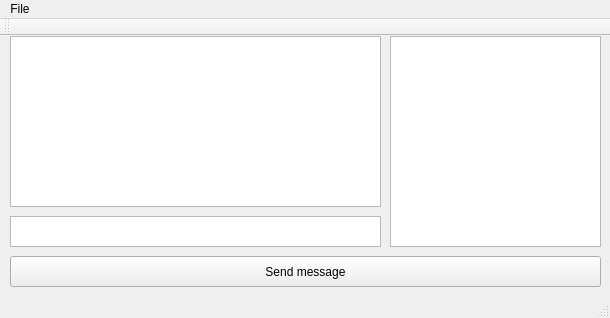
<?xml version="1.0" encoding="UTF-8"?>
<ui version="4.0">
 <class>MultitalkWindow</class>
 <widget class="QMainWindow" name="MultitalkWindow">
  <property name="geometry">
   <rect>
    <x>0</x>
    <y>0</y>
    <width>610</width>
    <height>318</height>
   </rect>
  </property>
  <property name="windowTitle">
   <string>MultitalkWindow</string>
  </property>
  <property name="statusTip">
   <string/>
  </property>
  <widget class="QWidget" name="centralWidget">
   <widget class="QPlainTextEdit" name="plainTextEdit">
    <property name="geometry">
     <rect>
      <x>10</x>
      <y>0</y>
      <width>371</width>
      <height>171</height>
     </rect>
    </property>
   </widget>
   <widget class="QTextEdit" name="textEdit">
    <property name="geometry">
     <rect>
      <x>10</x>
      <y>180</y>
      <width>371</width>
      <height>31</height>
     </rect>
    </property>
   </widget>
   <widget class="QPushButton" name="pushButton">
    <property name="geometry">
     <rect>
      <x>10</x>
      <y>220</y>
      <width>591</width>
      <height>31</height>
     </rect>
    </property>
    <property name="text">
     <string>Send message</string>
    </property>
   </widget>
   <widget class="QListWidget" name="listWidget">
    <property name="geometry">
     <rect>
      <x>390</x>
      <y>0</y>
      <width>211</width>
      <height>211</height>
     </rect>
    </property>
   </widget>
  </widget>
  <widget class="QMenuBar" name="menuBar">
   <property name="geometry">
    <rect>
     <x>0</x>
     <y>0</y>
     <width>610</width>
     <height>25</height>
    </rect>
   </property>
   <widget class="QMenu" name="menuMultitalk">
    <property name="title">
     <string>File</string>
    </property>
    <addaction name="actionConnect"/>
    <addaction name="actionClose"/>
   </widget>
   <addaction name="menuMultitalk"/>
  </widget>
  <widget class="QToolBar" name="mainToolBar">
   <attribute name="toolBarArea">
    <enum>TopToolBarArea</enum>
   </attribute>
   <attribute name="toolBarBreak">
    <bool>false</bool>
   </attribute>
  </widget>
  <widget class="QStatusBar" name="statusBar"/>
  <action name="actionConnect">
   <property name="text">
    <string>Connect</string>
   </property>
  </action>
  <action name="actionClose">
   <property name="text">
    <string>Close</string>
   </property>
  </action>
 </widget>
 <layoutdefault spacing="6" margin="11"/>
 <resources/>
 <connections>
  <connection>
   <sender>actionConnect</sender>
   <signal>activated()</signal>
   <receiver>MultitalkWindow</receiver>
   <slot>connectToNetwork()</slot>
   <hints>
    <hint type="sourcelabel">
     <x>-1</x>
     <y>-1</y>
    </hint>
    <hint type="destinationlabel">
     <x>304</x>
     <y>158</y>
    </hint>
   </hints>
  </connection>
  <connection>
   <sender>actionClose</sender>
   <signal>activated()</signal>
   <receiver>MultitalkWindow</receiver>
   <slot>close()</slot>
   <hints>
    <hint type="sourcelabel">
     <x>-1</x>
     <y>-1</y>
    </hint>
    <hint type="destinationlabel">
     <x>304</x>
     <y>158</y>
    </hint>
   </hints>
  </connection>
 </connections>
 <slots>
  <slot>connectToNetwork()</slot>
  <slot>connectAccepted()</slot>
 </slots>
</ui>
